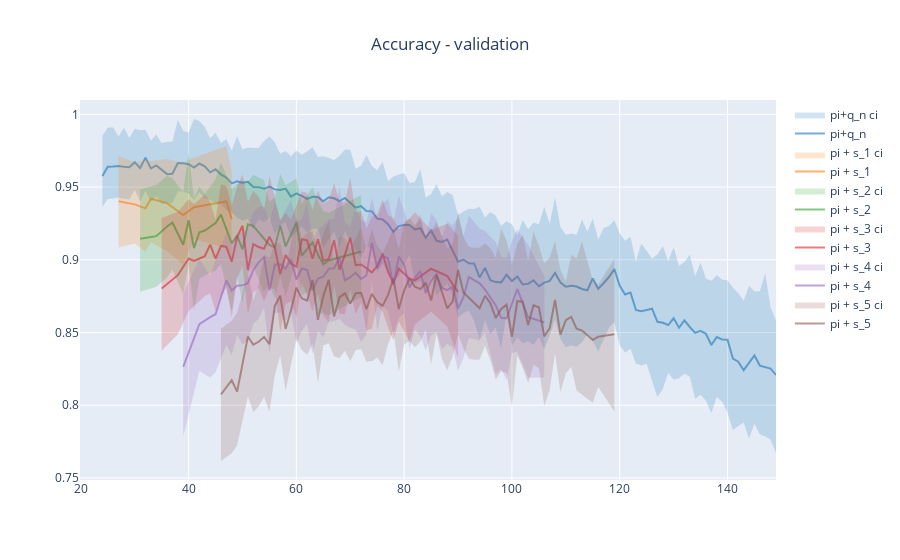
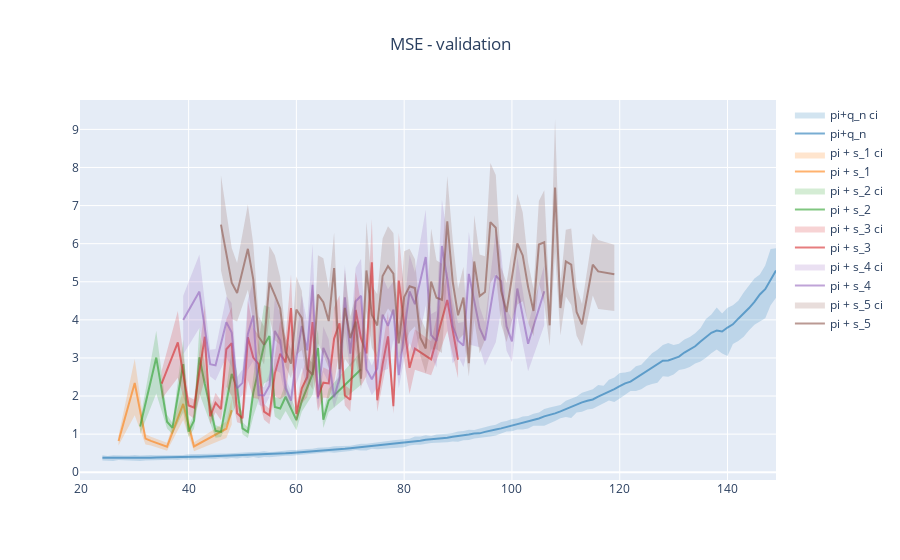

Notebook code cell kept with these figures, in order:
### Markdown cell above
## Model comparison plots

### Code cell
import plotly
import plotly.graph_objects as go
from IPython.display import IFrame

def rgb_to_rgba(color_idx, alpha=1):
    color = plotly.colors.DEFAULT_PLOTLY_COLORS[color_idx]
    return 'rgba'+color[3:-1]+', '+str(alpha)+')'

for y_name, y_u_name, y_l_name, title in [
    ['val_acc_m', 'val_acc_u', 'val_acc_l', 'Accuracy - validation'],
    ['val_mse_m', 'val_mse_u', 'val_mse_l', 'MSE - validation']
]:
    fig = go.Figure()
    
    fig.update_layout(
        title=go.layout.Title(
            text=title,
            x=0.5
        )
    )
    for plot_idx, (name, data) in enumerate(zip(
        ['pi+q_n']+ ['pi + s_'+item for item in natsorted(sum_score_stats_multi_m.keys())],
        [df_questions]+[df_sumscore for df_sumscore in df_sumscores_multi]
    )):

        x = data['drop_q'].tolist()
        y = data[y_name].tolist()
        y_u = data[y_u_name].tolist()
        y_l = data[y_l_name].tolist()
        text = data.index.values.tolist()

        fig.add_trace(go.Scatter(
            x=x+x[::-1],
            y=y_u+y_l[::-1],
            fill='toself',
            fillcolor=rgb_to_rgba(plot_idx, 0.2),
            line_color='rgba(255,255,255,0)',
            name=name+' ci'
        ))
        fig.add_trace(go.Scatter(
            x=x, y=y,
            line_color=rgb_to_rgba(plot_idx, 0.6),
            mode='lines',
            text=text,
            name=name
        ))

    fig.show()

### Figure 1 — Plotly figure (JSON) as saved in the notebook; plotly's stock layout.template omitted (floating-point values rounded to 4 significant figures; data arrays with more than 128 entries replaced by an {"elided": "..."} marker saying what was removed)
{"data": [{"fill": "toself", "fillcolor": "rgba(31, 119, 180, 0.2)", "line": {"color": "rgba(255,255,255,0)"}, "name": "pi+q_n ci", "type": "scatter", "x": {"elided": "252 int values"}, "y": {"elided": "252 float values"}}, {"line": {"color": "rgba(31, 119, 180, 0.6)"}, "mode": "lines", "name": "pi+q_n", "text": ["23 + ACSR_Q12", "24 + ACSR_Q18", "25 + FIRST_Q2", "26 + FSS_Q3", "27 + AROUSE_Q26", "28 + FSS_Q5", "29 + ACSR_Q8", "30 + BB_Q5", "31 + ACSR_Q22", "32 + TEPS_Q15", "33 + TEPS_Q2", "34 + FSS_Q6", "35 + BB_Q15", "36 + ACSR_Q9", "37 + TEPS_Q10", "38 + FIRST_Q7", "39 + TEPS_Q7", "40 + BB_Q3", "41 + BB_Q10", "42 + ACSR_Q19", "43 + TEPS_Q17", "44 + AROUSE_Q40", "45 + TEPS_Q1", "46 + ACSR_Q14", "47 + BB_Q9", "48 + PANAS_Q12", "49 + RPA_Q2", "50 + TEPS_Q11", "51 + BB_Q18", "52 + PANAS_Q10", "53 + TEPS_Q3", "54 + RPA_Q13", "55 + TEPS_Q6", "56 + PANAS_Q1", "57 + PANAS_Q14", "58 + RPA_Q8", "59 + BB_Q4", "60 + FSS_Q9", "61 + ACSR_Q1", "62 + TEPS_Q18", "63 + TEPS_Q12", "64 + ACSR_Q17", "65 + ACSR_Q7", "66 + ACSR_Q4", "67 + PANAS_Q16", "68 + AROUSE_Q36", "69 + BB_Q7", "70 + AROUSE_Q32", "71 + FSS_Q1", "72 + TEPS_Q13", "73 + FIRST_Q1", "74 + ACSR_Q6", "75 + FSS_Q2", "76 + ACSR_Q15", "77 + BB_Q20", "78 + FIRST_Q3", "79 + ACSR_Q10", "80 + FSS_Q8", "81 + BB_Q12", "82 + RRS_Q17", "83 + AROUSE_Q38", "84 + AROUSE_Q27", "85 + PANAS_Q3", "86 + PANAS_Q19", "87 + RPA_Q4", "88 + RPA_Q16", "89 + SHS_Q1", "90 + ACSR_Q23", "91 + TEPS_Q8", "92 + TEPS_Q9", "93 + TEPS_Q5", "94 + TEPS_Q4", "95 + ACSR_Q5", "96 + ACSR_Q2", "97 + ACSR_Q13", "98 + FIRST_Q5", "99 + IPIP20_Q16", "100 + FIRST_Q8", "101 + ACSR_Q16", "102 + AROUSE_Q33", "103 + AROUSE_Q30", "104 + RRS_Q6", "105 + AROUSE_Q37", "106 + TEPS_Q14", "107 + RPA_Q3", "108 + RRS_Q13", "109 + JTV_Q28", "110 + PANAS_Q17", "111 + ACSR_Q3", "112 + AROUSE_Q28", "113 + JTV_Q1", "114 + RPA_Q10", "115 + ACSR_Q24", "116 + RRS_Q11", "117 + RRS_Q26", "118 + AROUSE_Q25", "119 + IPIP20_Q1", "120 + AROUSE_Q34", "121 + FSS_Q4", "122 + TEPS_Q16", "123 + RRS_Q10", "124 + RPA_Q1", "125 + JTV_Q19", "126 + BB_Q23", "127 + JTV_Q11", "128 + JTV_Q24", "129 + JTV_Q2", "130 + BB_Q21", "131 + ACSR_Q21", "132 + FIRST_Q6", "133 + SHS_Q2", "134 + RPA_Q11", "135 + RPA_Q9", "136 + JTV_Q3", "137 + JTV_Q17", "138 + JTV_Q21", "139 + JTV_Q7", "140 + IPIP20_Q6", "141 + IPIP20_Q9", "142 + FIRST_Q9", "143 + AROUSE_Q31", "144 + PANAS_Q5", "145 + IPIP20_Q7", "146 + IPIP20_Q12", "147 + AROUSE_Q35", "148 + RPA_Q5"], "type": "scatter", "x": [24, 25, 26, 27, 28, 29, 30, 31, 32, 33, 34, 35, 36, 37, 38, 39, 40, 41, 42, 43, 44, 45, 46, 47, 48, 49, 50, 51, 52, 53, 54, 55, 56, 57, 58, 59, 60, 61, 62, 63, 64, 65, 66, 67, 68, 69, 70, 71, 72, 73, 74, 75, 76, 77, 78, 79, 80, 81, 82, 83, 84, 85, 86, 87, 88, 89, 90, 91, 92, 93, 94, 95, 96, 97, 98, 99, 100, 101, 102, 103, 104, 105, 106, 107, 108, 109, 110, 111, 112, 113, 114, 115, 116, 117, 118, 119, 120, 121, 122, 123, 124, 125, 126, 127, 128, 129, 130, 131, 132, 133, 134, 135, 136, 137, 138, 139, 140, 141, 142, 143, 144, 145, 146, 147, 148, 149], "y": [0.9577, 0.9639, 0.9641, 0.9644, 0.964, 0.9637, 0.9671, 0.963, 0.9703, 0.9629, 0.9649, 0.9622, 0.9589, 0.9592, 0.9666, 0.9664, 0.9657, 0.9634, 0.9662, 0.9642, 0.9601, 0.9622, 0.9587, 0.9566, 0.9526, 0.954, 0.9531, 0.9536, 0.95, 0.95, 0.9489, 0.9504, 0.9484, 0.948, 0.949, 0.9434, 0.9456, 0.944, 0.9419, 0.9433, 0.9432, 0.9402, 0.943, 0.9423, 0.9403, 0.9424, 0.9389, 0.9358, 0.9369, 0.9336, 0.9333, 0.9283, 0.9278, 0.9245, 0.9192, 0.9232, 0.9239, 0.924, 0.9209, 0.9218, 0.9152, 0.9202, 0.9131, 0.9123, 0.9139, 0.9059, 0.8987, 0.9001, 0.8976, 0.8974, 0.8879, 0.8945, 0.886, 0.8847, 0.8845, 0.8897, 0.8853, 0.8885, 0.8831, 0.8836, 0.8859, 0.8818, 0.8843, 0.8855, 0.891, 0.8843, 0.8815, 0.8821, 0.8817, 0.8799, 0.879, 0.8872, 0.88, 0.8839, 0.8882, 0.8937, 0.8821, 0.8761, 0.8775, 0.8655, 0.8647, 0.8655, 0.8664, 0.8574, 0.8567, 0.8552, 0.8598, 0.8533, 0.8583, 0.8538, 0.8498, 0.8512, 0.8491, 0.8414, 0.8469, 0.8453, 0.8451, 0.8321, 0.8299, 0.8241, 0.8291, 0.8342, 0.8273, 0.8263, 0.8252, 0.8208]}, {"fill": "toself", "fillcolor": "rgba(255, 127, 14, 0.2)", "line": {"color": "rgba(255,255,255,0)"}, "name": "pi + s_1 ci", "type": "scatter", "x": [27, 30, 32, 33, 36, 39, 41, 47, 48, 48, 47, 41, 39, 36, 33, 32, 30, 27], "y": [0.9714, 0.9672, 0.9687, 0.9679, 0.9692, 0.9665, 0.9701, 0.9781, 0.9607, 0.8977, 0.9081, 0.9142, 0.8966, 0.906, 0.912, 0.9057, 0.9112, 0.9085]}, {"line": {"color": "rgba(255, 127, 14, 0.6)"}, "mode": "lines", "name": "pi + s_1", "text": ["ipip_e + pi", "pi + rpa_damp", "first + pi", "panas_pos + pi", "bas + pi", "pi + psas", "pi + teps", "acs + pi", "jtv + pi"], "type": "scatter", "x": [27, 30, 32, 33, 36, 39, 41, 47, 48], "y": [0.9403, 0.9381, 0.9354, 0.942, 0.939, 0.9308, 0.9361, 0.9401, 0.9279]}, {"fill": "toself", "fillcolor": "rgba(44, 160, 44, 0.2)", "line": {"color": "rgba(255,255,255,0)"}, "name": "pi + s_2 ci", "type": "scatter", "x": [31, 34, 36, 37, 39, 40, 41, 42, 43, 45, 46, 48, 49, 50, 51, 52, 54, 55, 56, 57, 58, 60, 61, 63, 64, 65, 66, 72, 72, 66, 65, 64, 63, 61, 60, 58, 57, 56, 55, 54, 52, 51, 50, 49, 48, 46, 45, 43, 42, 41, 40, 39, 37, 36, 34, 31], "y": [0.9483, 0.9514, 0.9578, 0.9561, 0.9465, 0.9733, 0.9422, 0.9502, 0.9452, 0.9554, 0.9671, 0.9486, 0.9521, 0.9542, 0.9536, 0.9584, 0.9549, 0.9398, 0.9429, 0.959, 0.9513, 0.9559, 0.9386, 0.9499, 0.9399, 0.9336, 0.9322, 0.9446, 0.8743, 0.8619, 0.8633, 0.863, 0.8799, 0.8757, 0.9, 0.8744, 0.8891, 0.873, 0.8835, 0.8779, 0.8951, 0.8907, 0.8703, 0.8888, 0.8647, 0.8972, 0.8925, 0.8893, 0.8869, 0.865, 0.8963, 0.8766, 0.8931, 0.8879, 0.8815, 0.878]}, {"line": {"color": "rgba(44, 160, 44, 0.6)"}, "mode": "lines", "name": "pi + s_2", "text": ["ipip_a + ipip_e + pi", "ipip_e + pi + rpa_damp", "first + ipip_e + pi", "ipip_e + panas_pos + pi", "first + pi + rpa_damp", "bas + ipip_e + pi", "first + pi + rpa_posrum", "first + pi + rrs", "ipip_e + pi + psas", "bas + first + pi", "bas + panas_pos + pi", "pi + rpa_damp + teps", "panas_pos + pi + psas", "first + pi + teps", "panas_pos + pi + teps", "bas + pi + psas", "acs + pi + rpa_damp", "jtv + pi + rpa_damp", "acs + pi + rpa_posrum", "acs + panas_pos + pi", "jtv + panas_pos + pi", "acs + bas + pi", "bas + jtv + pi", "acs + pi + psas", "jtv + pi + psas", "acs + pi + teps", "jtv + pi + teps", "acs + jtv + pi"], "type": "scatter", "x": [31, 34, 36, 37, 39, 40, 41, 42, 43, 45, 46, 48, 49, 50, 51, 52, 54, 55, 56, 57, 58, 60, 61, 63, 64, 65, 66, 72], "y": [0.9145, 0.9163, 0.923, 0.9256, 0.9103, 0.9272, 0.908, 0.919, 0.9202, 0.9253, 0.9311, 0.9114, 0.9164, 0.9072, 0.9244, 0.9233, 0.9145, 0.9103, 0.9085, 0.9236, 0.9092, 0.9255, 0.9029, 0.912, 0.9035, 0.8969, 0.8995, 0.9057]}, {"fill": "toself", "fillcolor": "rgba(214, 39, 40, 0.2)", "line": {"color": "rgba(255,255,255,0)"}, "name": "pi + s_3 ci", "type": "scatter", "x": [35, 38, 40, 41, 43, 44, 45, 46, 47, 48, 49, 50, 51, 52, 53, 54, 55, 56, 57, 58, 59, 60, 61, 62, 63, 64, 65, 66, 67, 68, 69, 70, 71, 72, 73, 74, 75, 76, 77, 78, 79, 81, 82, 85, 88, 90, 90, 88, 85, 82, 81, 79, 78, 77, 76, 75, 74, 73, 72, 71, 70, 69, 68, 67, 66, 65, 64, 63, 62, 61, 60, 59, 58, 57, 56, 55, 54, 53, 52, 51, 50, 49, 48, 47, 46, 45, 44, 43, 41, 40, 38, 35], "y": [0.9288, 0.933, 0.9417, 0.9382, 0.9448, 0.9399, 0.9276, 0.9519, 0.9507, 0.9372, 0.9502, 0.9587, 0.9399, 0.9473, 0.9436, 0.9346, 0.9576, 0.9428, 0.9273, 0.9324, 0.9275, 0.9374, 0.9471, 0.946, 0.9343, 0.9476, 0.9386, 0.9409, 0.9526, 0.9401, 0.9397, 0.9564, 0.9325, 0.9335, 0.9215, 0.9293, 0.9314, 0.9414, 0.9308, 0.9287, 0.9209, 0.9283, 0.9326, 0.9206, 0.9248, 0.9165, 0.8326, 0.8541, 0.8643, 0.8557, 0.8441, 0.8576, 0.8448, 0.8535, 0.8645, 0.8684, 0.8524, 0.8515, 0.8705, 0.8625, 0.8795, 0.8628, 0.8629, 0.8827, 0.857, 0.8617, 0.8773, 0.8644, 0.8757, 0.8841, 0.8605, 0.8716, 0.8694, 0.8503, 0.8798, 0.8807, 0.8713, 0.8806, 0.8774, 0.8626, 0.8957, 0.8872, 0.8603, 0.8808, 0.875, 0.8647, 0.8769, 0.8749, 0.8683, 0.8648, 0.8488, 0.8375]}, {"line": {"color": "rgba(214, 39, 40, 0.6)"}, "mode": "lines", "name": "pi + s_3", "text": ["ipip_a + ipip_e + pi + shs", "ipip_a + ipip_e + pi + rpa_damp", "first + ipip_a + ipip_e + pi", "ipip_a + ipip_e + panas_pos + pi", "first + ipip_e + pi + rpa_damp", "bas + ipip_a + ipip_e + pi", "first + ipip_e + pi + rpa_posrum", "first + ipip_e + panas_pos + pi", "bas + ipip_e + pi + rpa_damp", "first + pi + rpa_damp + rpa_posrum", "bas + first + ipip_e + pi", "bas + ipip_e + panas_pos + pi", "first + pi + rpa_posrum + rrs", "bas + first + pi + rpa_damp", "bas + panas_pos + pi + rpa_damp", "first + ipip_e + pi + teps", "bas + first + panas_pos + pi", "bas + ipip_e + pi + psas", "first + pi + rpa_damp + teps", "panas_pos + pi + rpa_damp + teps", "ipip_e + jtv + pi + rpa_damp", "first + panas_pos + pi + teps", "acs + ipip_e + panas_pos + pi", "bas + panas_pos + pi + psas", "acs + first + pi + rpa_damp", "acs + bas + ipip_e + pi", "bas + ipip_e + jtv + pi", "acs + first + panas_pos + pi", "acs + bas + pi + rpa_damp", "ipip_e + jtv + pi + psas", "acs + bas + first + pi", "acs + bas + panas_pos + pi", "bas + jtv + pi + rrs", "acs + pi + rpa_damp + teps", "acs + panas_pos + pi + psas", "jtv + pi + psas + rrs", "acs + panas_pos + pi + teps", "acs + bas + pi + psas", "bas + jtv + pi + psas", "acs + bas + pi + teps", "acs + jtv + pi + rpa_damp", "acs + pi + psas + teps", "acs + jtv + panas_pos + pi", "acs + bas + jtv + pi", "acs + jtv + pi + psas", "acs + jtv + pi + teps"], "type": "scatter", "x": [35, 38, 40, 41, 43, 44, 45, 46, 47, 48, 49, 50, 51, 52, 53, 54, 55, 56, 57, 58, 59, 60, 61, 62, 63, 64, 65, 66, 67, 68, 69, 70, 71, 72, 73, 74, 75, 76, 77, 78, 79, 81, 82, 85, 88, 90], "y": [0.8803, 0.8894, 0.9009, 0.8992, 0.9025, 0.9105, 0.9009, 0.9095, 0.9089, 0.8987, 0.9156, 0.9234, 0.893, 0.9107, 0.9088, 0.9077, 0.9159, 0.9084, 0.8902, 0.9032, 0.8973, 0.8953, 0.9141, 0.9134, 0.9007, 0.9142, 0.8994, 0.9005, 0.9134, 0.8931, 0.9034, 0.9153, 0.8963, 0.8968, 0.8943, 0.8912, 0.8957, 0.9043, 0.8918, 0.8839, 0.8938, 0.8871, 0.8859, 0.8938, 0.8888, 0.8778]}, {"fill": "toself", "fillcolor": "rgba(148, 103, 189, 0.2)", "line": {"color": "rgba(255,255,255,0)"}, "name": "pi + s_4 ci", "type": "scatter", "x": [39, 42, 44, 45, 47, 48, 49, 50, 51, 52, 53, 54, 55, 56, 57, 58, 59, 60, 61, 62, 63, 64, 65, 66, 67, 68, 69, 70, 71, 72, 73, 74, 75, 76, 77, 78, 79, 80, 81, 82, 83, 84, 85, 86, 87, 88, 89, 90, 91, 92, 94, 95, 97, 98, 99, 100, 101, 103, 106, 106, 103, 101, 100, 99, 98, 97, 95, 94, 92, 91, 90, 89, 88, 87, 86, 85, 84, 83, 82, 81, 80, 79, 78, 77, 76, 75, 74, 73, 72, 71, 70, 69, 68, 67, 66, 65, 64, 63, 62, 61, 60, 59, 58, 57, 56, 55, 54, 53, 52, 51, 50, 49, 48, 47, 45, 44, 42, 39], "y": [0.877, 0.9005, 0.889, 0.9, 0.9189, 0.9116, 0.9186, 0.9187, 0.9216, 0.9327, 0.9364, 0.9369, 0.926, 0.9402, 0.9267, 0.9348, 0.941, 0.9268, 0.9279, 0.9399, 0.912, 0.9212, 0.9236, 0.9277, 0.9282, 0.9503, 0.9256, 0.923, 0.9361, 0.9274, 0.9256, 0.9424, 0.9278, 0.9385, 0.9419, 0.926, 0.9442, 0.933, 0.9228, 0.9222, 0.9313, 0.9149, 0.9321, 0.9272, 0.9156, 0.9263, 0.9238, 0.929, 0.9165, 0.9302, 0.9215, 0.9198, 0.9121, 0.9021, 0.9013, 0.9131, 0.9207, 0.9102, 0.889, 0.819, 0.8189, 0.8368, 0.8358, 0.8174, 0.8252, 0.8212, 0.8499, 0.8445, 0.8463, 0.8326, 0.8238, 0.8399, 0.8423, 0.8383, 0.8503, 0.8482, 0.8376, 0.8474, 0.8523, 0.8389, 0.863, 0.8603, 0.8488, 0.8647, 0.8685, 0.8509, 0.8862, 0.8487, 0.8435, 0.8521, 0.853, 0.8553, 0.8594, 0.8579, 0.8575, 0.8467, 0.8512, 0.8351, 0.8559, 0.851, 0.8429, 0.8641, 0.8579, 0.8637, 0.8633, 0.8351, 0.867, 0.8595, 0.8558, 0.8443, 0.8418, 0.8483, 0.8346, 0.8416, 0.8228, 0.819, 0.8236, 0.7787]}, {"line": {"color": "rgba(148, 103, 189, 0.6)"}, "mode": "lines", "name": "pi + s_4", "text": ["ipip_a + ipip_e + ipip_n + pi + shs", "ipip_a + ipip_e + pi + rpa_damp + shs", "first + ipip_a + ipip_e + pi + shs", "ipip_a + ipip_e + panas_pos + pi + shs", "first + ipip_a + ipip_e + pi + rpa_damp", "ipip_a + ipip_e + panas_pos + pi + rpa_damp", "first + ipip_a + ipip_e + pi + rpa_posrum", "ipip_a + ipip_e + panas_pos + pi + rpa_posrum", "bas + ipip_a + ipip_e + pi + rpa_damp", "first + ipip_e + pi + rpa_damp + rpa_posrum", "bas + first + ipip_a + ipip_e + pi", "bas + ipip_a + ipip_e + panas_pos + pi", "first + ipip_e + panas_pos + pi + rpa_posrum", "bas + first + ipip_e + pi + rpa_damp", "bas + ipip_e + panas_pos + pi + rpa_damp", "bas + first + ipip_e + pi + rpa_posrum", "bas + first + ipip_e + panas_pos + pi", "bas + ipip_a + ipip_e + pi + psas", "first + ipip_e + pi + rpa_damp + teps", "bas + first + panas_pos + pi + rpa_damp", "bas + ipip_e + pi + psas + rpa_damp", "first + ipip_e + panas_pos + pi + teps", "bas + ipip_e + pi + psas + rpa_posrum", "bas + ipip_e + panas_pos + pi + psas", "bas + first + ipip_e + pi + teps", "acs + bas + ipip_a + ipip_e + pi", "ipip_e + jtv + panas_pos + pi + rpa_damp", "first + ipip_e + jtv + pi + rpa_posrum", "acs + bas + ipip_e + pi + rpa_damp", "bas + ipip_e + jtv + pi + rpa_damp", "acs + bas + first + ipip_e + pi", "acs + bas + ipip_e + panas_pos + pi", "bas + ipip_e + jtv + panas_pos + pi", "acs + bas + first + pi + rpa_damp", "acs + bas + panas_pos + pi + rpa_damp", "ipip_e + jtv + panas_pos + pi + psas", "acs + bas + first + panas_pos + pi", "acs + bas + ipip_e + pi + psas", "bas + jtv + panas_pos + pi + rrs", "first + jtv + pi + rpa_damp + teps", "acs + bas + pi + psas + rpa_damp", "bas + jtv + pi + psas + rpa_damp", "acs + bas + pi + psas + rpa_posrum", "acs + bas + panas_pos + pi + psas", "bas + jtv + pi + psas + rrs", "acs + pi + psas + rpa_damp + teps", "acs + bas + ipip_e + jtv + pi", "acs + pi + psas + rpa_posrum + teps", "acs + panas_pos + pi + psas + teps", "acs + bas + jtv + pi + rpa_damp", "acs + bas + first + jtv + pi", "acs + bas + jtv + panas_pos + pi", "acs + jtv + pi + rpa_damp + teps", "acs + jtv + panas_pos + pi + psas", "acs + first + jtv + pi + teps", "acs + jtv + panas_pos + pi + teps", "acs + bas + jtv + pi + psas", "acs + bas + jtv + pi + teps", "acs + jtv + pi + psas + teps"], "type": "scatter", "x": [39, 42, 44, 45, 47, 48, 49, 50, 51, 52, 53, 54, 55, 56, 57, 58, 59, 60, 61, 62, 63, 64, 65, 66, 67, 68, 69, 70, 71, 72, 73, 74, 75, 76, 77, 78, 79, 80, 81, 82, 83, 84, 85, 86, 87, 88, 89, 90, 91, 92, 94, 95, 97, 98, 99, 100, 101, 103, 106], "y": [0.8264, 0.8558, 0.8606, 0.8626, 0.8858, 0.8789, 0.8822, 0.8824, 0.8839, 0.8929, 0.8983, 0.902, 0.8791, 0.8967, 0.8969, 0.894, 0.9006, 0.8865, 0.894, 0.893, 0.8791, 0.8872, 0.8884, 0.8938, 0.8942, 0.9017, 0.8859, 0.8881, 0.8911, 0.8868, 0.8894, 0.9116, 0.894, 0.9028, 0.901, 0.8826, 0.9022, 0.8966, 0.881, 0.8877, 0.8922, 0.877, 0.8856, 0.8902, 0.8807, 0.8792, 0.8815, 0.8666, 0.8743, 0.8882, 0.8838, 0.8795, 0.8686, 0.8601, 0.8597, 0.8691, 0.8799, 0.8605, 0.8571]}, {"fill": "toself", "fillcolor": "rgba(140, 86, 75, 0.2)", "line": {"color": "rgba(255,255,255,0)"}, "name": "pi + s_5 ci", "type": "scatter", "x": {"elided": "138 int values"}, "y": {"elided": "138 float values"}}, {"line": {"color": "rgba(140, 86, 75, 0.6)"}, "mode": "lines", "name": "pi + s_5", "text": ["ipip_a + ipip_e + ipip_n + pi + rpa_damp + shs", "ipip_a + ipip_e + ipip_n + pi + rpa_posrum + shs", "ipip_a + ipip_e + ipip_n + panas_pos + pi + shs", "ipip_a + ipip_e + pi + rpa_damp + rpa_posrum + shs", "ipip_a + ipip_e + panas_pos + pi + rpa_damp + shs", "first + ipip_a + ipip_e + pi + rpa_posrum + shs", "first + ipip_a + ipip_e + panas_pos + pi + shs", "bas + ipip_a + ipip_e + pi + rpa_damp + shs", "first + ipip_a + ipip_e + pi + rpa_damp + rpa_posrum", "first + ipip_a + ipip_e + panas_pos + pi + rpa_damp", "bas + ipip_a + ipip_e + panas_pos + pi + shs", "first + ipip_a + ipip_e + panas_pos + pi + rpa_posrum", "bas + first + ipip_a + ipip_e + pi + rpa_damp", "bas + ipip_a + ipip_e + panas_pos + pi + rpa_damp", "bas + first + ipip_a + ipip_e + pi + rpa_posrum", "bas + first + ipip_a + ipip_e + panas_pos + pi", "bas + ipip_a + ipip_e + panas_pos + pi + rrs", "bas + first + ipip_e + pi + rpa_damp + rpa_posrum", "bas + first + ipip_e + panas_pos + pi + rpa_damp", "bas + ipip_a + ipip_e + pi + psas + rpa_damp", "bas + first + ipip_e + panas_pos + pi + rpa_posrum", "bas + first + ipip_e + panas_pos + pi + rrs", "bas + ipip_a + ipip_e + panas_pos + pi + psas", "first + ipip_e + panas_pos + pi + rpa_damp + teps", "bas + ipip_a + ipip_e + panas_pos + pi + teps", "bas + ipip_e + panas_pos + pi + psas + rpa_damp", "bas + first + ipip_e + pi + rpa_damp + teps", "bas + ipip_e + panas_pos + pi + rpa_damp + teps", "bas + ipip_a + ipip_e + jtv + pi + rpa_damp", "first + ipip_e + jtv + pi + rpa_damp + rpa_posrum", "first + ipip_e + jtv + panas_pos + pi + rpa_damp", "bas + ipip_a + ipip_e + jtv + panas_pos + pi", "acs + bas + first + ipip_a + pi + rpa_damp", "bas + first + ipip_a + jtv + pi + rpa_damp", "bas + ipip_e + jtv + panas_pos + pi + rpa_damp", "bas + first + ipip_e + jtv + pi + rpa_posrum", "bas + first + ipip_e + jtv + panas_pos + pi", "acs + bas + first + pi + rpa_damp + rpa_posrum", "acs + bas + first + panas_pos + pi + rpa_damp", "bas + first + jtv + panas_pos + pi + rpa_damp", "ipip_a + jtv + panas_pos + pi + psas + rrs", "acs + bas + first + panas_pos + pi + rrs", "acs + bas + ipip_e + panas_pos + pi + psas", "bas + ipip_e + jtv + panas_pos + pi + psas", "acs + bas + ipip_e + panas_pos + pi + teps", "acs + bas + panas_pos + pi + psas + rpa_damp", "acs + bas + first + pi + rpa_damp + teps", "bas + first + jtv + pi + rpa_damp + teps", "acs + bas + ipip_e + jtv + pi + rpa_damp", "bas + jtv + panas_pos + pi + psas + rrs", "acs + bas + first + ipip_e + jtv + pi", "acs + bas + ipip_e + jtv + panas_pos + pi", "acs + first + panas_pos + pi + psas + teps", "acs + bas + first + jtv + pi + rpa_damp", "acs + bas + jtv + panas_pos + pi + rpa_damp", "acs + bas + first + pi + psas + teps", "acs + bas + first + jtv + panas_pos + pi", "acs + bas + ipip_e + jtv + pi + psas", "acs + first + jtv + pi + rpa_damp + teps", "acs + bas + ipip_a + jtv + pi + teps", "acs + bas + jtv + pi + psas + rpa_damp", "acs + first + jtv + panas_pos + pi + teps", "acs + bas + jtv + pi + psas + rpa_posrum", "acs + bas + jtv + panas_pos + pi + psas", "acs + bas + first + jtv + pi + teps", "acs + bas + jtv + panas_pos + pi + teps", "acs + jtv + pi + psas + rpa_posrum + teps", "acs + jtv + panas_pos + pi + psas + teps", "acs + bas + jtv + pi + psas + teps"], "type": "scatter", "x": [46, 48, 49, 51, 52, 53, 54, 55, 56, 57, 58, 59, 60, 61, 62, 63, 64, 65, 66, 67, 68, 69, 70, 71, 72, 73, 74, 75, 76, 77, 78, 79, 80, 81, 82, 83, 84, 85, 86, 87, 88, 89, 90, 91, 92, 93, 94, 95, 96, 97, 98, 99, 100, 101, 102, 103, 104, 105, 106, 107, 108, 109, 110, 111, 112, 113, 115, 116, 119], "y": [0.8074, 0.8172, 0.8093, 0.8472, 0.8417, 0.8436, 0.847, 0.8421, 0.8683, 0.8753, 0.8525, 0.8651, 0.8809, 0.8735, 0.8719, 0.8862, 0.8587, 0.8751, 0.8863, 0.861, 0.8742, 0.877, 0.8699, 0.877, 0.8773, 0.866, 0.8766, 0.8709, 0.8683, 0.8757, 0.8872, 0.8662, 0.8789, 0.8872, 0.8815, 0.8799, 0.8842, 0.872, 0.8897, 0.8774, 0.8665, 0.8714, 0.8931, 0.8775, 0.874, 0.8702, 0.8667, 0.8753, 0.8701, 0.8599, 0.8662, 0.8692, 0.8471, 0.8716, 0.8712, 0.8551, 0.8687, 0.8674, 0.8474, 0.8529, 0.8725, 0.8485, 0.8586, 0.8608, 0.8526, 0.8514, 0.8449, 0.8471, 0.8489]}], "layout": {"title": {"text": "Accuracy - validation", "x": 0.5}}}

### Figure 2 — Plotly figure (JSON) as saved in the notebook; plotly's stock layout.template omitted (floating-point values rounded to 4 significant figures; data arrays with more than 128 entries replaced by an {"elided": "..."} marker saying what was removed)
{"data": [{"fill": "toself", "fillcolor": "rgba(31, 119, 180, 0.2)", "line": {"color": "rgba(255,255,255,0)"}, "name": "pi+q_n ci", "type": "scatter", "x": {"elided": "252 int values"}, "y": {"elided": "252 float values"}}, {"line": {"color": "rgba(31, 119, 180, 0.6)"}, "mode": "lines", "name": "pi+q_n", "text": ["23 + ACSR_Q12", "24 + ACSR_Q18", "25 + FIRST_Q2", "26 + FSS_Q3", "27 + AROUSE_Q26", "28 + FSS_Q5", "29 + ACSR_Q8", "30 + BB_Q5", "31 + ACSR_Q22", "32 + TEPS_Q15", "33 + TEPS_Q2", "34 + FSS_Q6", "35 + BB_Q15", "36 + ACSR_Q9", "37 + TEPS_Q10", "38 + FIRST_Q7", "39 + TEPS_Q7", "40 + BB_Q3", "41 + BB_Q10", "42 + ACSR_Q19", "43 + TEPS_Q17", "44 + AROUSE_Q40", "45 + TEPS_Q1", "46 + ACSR_Q14", "47 + BB_Q9", "48 + PANAS_Q12", "49 + RPA_Q2", "50 + TEPS_Q11", "51 + BB_Q18", "52 + PANAS_Q10", "53 + TEPS_Q3", "54 + RPA_Q13", "55 + TEPS_Q6", "56 + PANAS_Q1", "57 + PANAS_Q14", "58 + RPA_Q8", "59 + BB_Q4", "60 + FSS_Q9", "61 + ACSR_Q1", "62 + TEPS_Q18", "63 + TEPS_Q12", "64 + ACSR_Q17", "65 + ACSR_Q7", "66 + ACSR_Q4", "67 + PANAS_Q16", "68 + AROUSE_Q36", "69 + BB_Q7", "70 + AROUSE_Q32", "71 + FSS_Q1", "72 + TEPS_Q13", "73 + FIRST_Q1", "74 + ACSR_Q6", "75 + FSS_Q2", "76 + ACSR_Q15", "77 + BB_Q20", "78 + FIRST_Q3", "79 + ACSR_Q10", "80 + FSS_Q8", "81 + BB_Q12", "82 + RRS_Q17", "83 + AROUSE_Q38", "84 + AROUSE_Q27", "85 + PANAS_Q3", "86 + PANAS_Q19", "87 + RPA_Q4", "88 + RPA_Q16", "89 + SHS_Q1", "90 + ACSR_Q23", "91 + TEPS_Q8", "92 + TEPS_Q9", "93 + TEPS_Q5", "94 + TEPS_Q4", "95 + ACSR_Q5", "96 + ACSR_Q2", "97 + ACSR_Q13", "98 + FIRST_Q5", "99 + IPIP20_Q16", "100 + FIRST_Q8", "101 + ACSR_Q16", "102 + AROUSE_Q33", "103 + AROUSE_Q30", "104 + RRS_Q6", "105 + AROUSE_Q37", "106 + TEPS_Q14", "107 + RPA_Q3", "108 + RRS_Q13", "109 + JTV_Q28", "110 + PANAS_Q17", "111 + ACSR_Q3", "112 + AROUSE_Q28", "113 + JTV_Q1", "114 + RPA_Q10", "115 + ACSR_Q24", "116 + RRS_Q11", "117 + RRS_Q26", "118 + AROUSE_Q25", "119 + IPIP20_Q1", "120 + AROUSE_Q34", "121 + FSS_Q4", "122 + TEPS_Q16", "123 + RRS_Q10", "124 + RPA_Q1", "125 + JTV_Q19", "126 + BB_Q23", "127 + JTV_Q11", "128 + JTV_Q24", "129 + JTV_Q2", "130 + BB_Q21", "131 + ACSR_Q21", "132 + FIRST_Q6", "133 + SHS_Q2", "134 + RPA_Q11", "135 + RPA_Q9", "136 + JTV_Q3", "137 + JTV_Q17", "138 + JTV_Q21", "139 + JTV_Q7", "140 + IPIP20_Q6", "141 + IPIP20_Q9", "142 + FIRST_Q9", "143 + AROUSE_Q31", "144 + PANAS_Q5", "145 + IPIP20_Q7", "146 + IPIP20_Q12", "147 + AROUSE_Q35", "148 + RPA_Q5"], "type": "scatter", "x": [24, 25, 26, 27, 28, 29, 30, 31, 32, 33, 34, 35, 36, 37, 38, 39, 40, 41, 42, 43, 44, 45, 46, 47, 48, 49, 50, 51, 52, 53, 54, 55, 56, 57, 58, 59, 60, 61, 62, 63, 64, 65, 66, 67, 68, 69, 70, 71, 72, 73, 74, 75, 76, 77, 78, 79, 80, 81, 82, 83, 84, 85, 86, 87, 88, 89, 90, 91, 92, 93, 94, 95, 96, 97, 98, 99, 100, 101, 102, 103, 104, 105, 106, 107, 108, 109, 110, 111, 112, 113, 114, 115, 116, 117, 118, 119, 120, 121, 122, 123, 124, 125, 126, 127, 128, 129, 130, 131, 132, 133, 134, 135, 136, 137, 138, 139, 140, 141, 142, 143, 144, 145, 146, 147, 148, 149], "y": [0.3796, 0.3723, 0.3737, 0.3772, 0.379, 0.3768, 0.3796, 0.3807, 0.3803, 0.3823, 0.387, 0.3868, 0.3916, 0.3874, 0.3951, 0.3989, 0.4011, 0.4063, 0.4073, 0.4125, 0.4168, 0.4188, 0.4226, 0.4289, 0.4334, 0.4387, 0.4446, 0.4509, 0.4546, 0.4625, 0.47, 0.4707, 0.4793, 0.4876, 0.4962, 0.5074, 0.5163, 0.5241, 0.5374, 0.5492, 0.5582, 0.5744, 0.5838, 0.5953, 0.6056, 0.6136, 0.6311, 0.6457, 0.6583, 0.6735, 0.6913, 0.6984, 0.7163, 0.7228, 0.7372, 0.7536, 0.7782, 0.7908, 0.8109, 0.8281, 0.8523, 0.8617, 0.8806, 0.8959, 0.9049, 0.93, 0.9443, 0.9691, 0.9877, 1.013, 1.021, 1.059, 1.082, 1.119, 1.151, 1.187, 1.225, 1.26, 1.305, 1.331, 1.361, 1.411, 1.466, 1.502, 1.545, 1.597, 1.659, 1.717, 1.78, 1.835, 1.879, 1.909, 1.984, 2.045, 2.127, 2.183, 2.259, 2.332, 2.376, 2.469, 2.549, 2.654, 2.742, 2.842, 2.929, 2.935, 2.976, 3.034, 3.141, 3.227, 3.307, 3.433, 3.551, 3.66, 3.72, 3.693, 3.799, 3.883, 4.031, 4.161, 4.31, 4.471, 4.668, 4.806, 5.049, 5.294]}, {"fill": "toself", "fillcolor": "rgba(255, 127, 14, 0.2)", "line": {"color": "rgba(255,255,255,0)"}, "name": "pi + s_1 ci", "type": "scatter", "x": [27, 30, 32, 33, 36, 39, 41, 47, 48, 48, 47, 41, 39, 36, 33, 32, 30, 27], "y": [0.9593, 2.972, 1.002, 0.9331, 0.7738, 2.16, 0.7878, 1.333, 1.914, 1.255, 0.9011, 0.5483, 1.369, 0.5635, 0.7023, 0.7267, 1.494, 0.702]}, {"line": {"color": "rgba(255, 127, 14, 0.6)"}, "mode": "lines", "name": "pi + s_1", "text": ["ipip_e + pi", "pi + rpa_damp", "first + pi", "panas_pos + pi", "bas + pi", "pi + psas", "pi + teps", "acs + pi", "jtv + pi"], "type": "scatter", "x": [27, 30, 32, 33, 36, 39, 41, 47, 48], "y": [0.8225, 2.342, 0.8816, 0.823, 0.6718, 1.793, 0.6767, 1.142, 1.631]}, {"fill": "toself", "fillcolor": "rgba(44, 160, 44, 0.2)", "line": {"color": "rgba(255,255,255,0)"}, "name": "pi + s_2 ci", "type": "scatter", "x": [31, 34, 36, 37, 39, 40, 41, 42, 43, 45, 46, 48, 49, 50, 51, 52, 54, 55, 56, 57, 58, 60, 61, 63, 64, 65, 66, 72, 72, 66, 65, 64, 63, 61, 60, 58, 57, 56, 55, 54, 52, 51, 50, 49, 48, 46, 45, 43, 42, 41, 40, 39, 37, 36, 34, 31], "y": [1.357, 3.712, 1.51, 1.292, 3.477, 1.215, 1.529, 3.794, 2.819, 1.242, 1.176, 3.23, 2.631, 1.311, 1.178, 2.51, 4.386, 4.339, 1.967, 1.947, 2.335, 1.595, 2.187, 3.106, 3.742, 1.567, 2.19, 3.174, 2.298, 1.579, 1.161, 2.637, 2.035, 1.588, 1.102, 1.604, 1.36, 1.463, 2.416, 2.33, 1.456, 0.9017, 0.9994, 1.826, 1.515, 0.9223, 0.9072, 1.668, 2.066, 1.14, 0.92, 1.566, 0.9976, 1.145, 2.064, 0.9958]}, {"line": {"color": "rgba(44, 160, 44, 0.6)"}, "mode": "lines", "name": "pi + s_2", "text": ["ipip_a + ipip_e + pi", "ipip_e + pi + rpa_damp", "first + ipip_e + pi", "ipip_e + panas_pos + pi", "first + pi + rpa_damp", "bas + ipip_e + pi", "first + pi + rpa_posrum", "first + pi + rrs", "ipip_e + pi + psas", "bas + first + pi", "bas + panas_pos + pi", "pi + rpa_damp + teps", "panas_pos + pi + psas", "first + pi + teps", "panas_pos + pi + teps", "bas + pi + psas", "acs + pi + rpa_damp", "jtv + pi + rpa_damp", "acs + pi + rpa_posrum", "acs + panas_pos + pi", "jtv + panas_pos + pi", "acs + bas + pi", "bas + jtv + pi", "acs + pi + psas", "jtv + pi + psas", "acs + pi + teps", "jtv + pi + teps", "acs + jtv + pi"], "type": "scatter", "x": [31, 34, 36, 37, 39, 40, 41, 42, 43, 45, 46, 48, 49, 50, 51, 52, 54, 55, 56, 57, 58, 60, 61, 63, 64, 65, 66, 72], "y": [1.198, 3.009, 1.326, 1.166, 2.836, 1.066, 1.354, 3.019, 2.318, 1.086, 1.06, 2.584, 2.207, 1.149, 1.055, 2.083, 3.336, 3.574, 1.71, 1.672, 1.982, 1.367, 1.867, 2.575, 3.262, 1.381, 1.885, 2.704]}, {"fill": "toself", "fillcolor": "rgba(214, 39, 40, 0.2)", "line": {"color": "rgba(255,255,255,0)"}, "name": "pi + s_3 ci", "type": "scatter", "x": [35, 38, 40, 41, 43, 44, 45, 46, 47, 48, 49, 50, 51, 52, 53, 54, 55, 56, 57, 58, 59, 60, 61, 62, 63, 64, 65, 66, 67, 68, 69, 70, 71, 72, 73, 74, 75, 76, 77, 78, 79, 81, 82, 85, 88, 90, 90, 88, 85, 82, 81, 79, 78, 77, 76, 75, 74, 73, 72, 71, 70, 69, 68, 67, 66, 65, 64, 63, 62, 61, 60, 59, 58, 57, 56, 55, 54, 53, 52, 51, 50, 49, 48, 47, 46, 45, 44, 43, 41, 40, 38, 35], "y": [2.664, 4.231, 1.984, 1.911, 4.39, 1.641, 2.083, 1.879, 4.018, 4.34, 1.796, 1.579, 4.503, 3.791, 3.587, 1.792, 1.669, 3.053, 3.986, 3.545, 5.188, 1.713, 2.59, 3.0, 5.03, 2.206, 2.753, 2.683, 4.324, 4.645, 2.284, 2.177, 5.258, 4.368, 3.601, 6.654, 2.159, 3.307, 4.213, 1.953, 6.282, 3.161, 3.753, 3.437, 5.257, 3.414, 2.464, 3.707, 2.547, 2.689, 2.056, 3.811, 1.537, 3.061, 2.353, 1.585, 4.045, 2.52, 2.265, 3.224, 1.586, 1.753, 3.204, 2.331, 1.944, 1.961, 1.603, 2.696, 1.969, 1.807, 1.304, 3.136, 2.021, 1.914, 2.001, 1.261, 1.378, 1.924, 1.95, 2.417, 1.268, 1.313, 1.992, 2.244, 1.368, 1.576, 1.261, 2.439, 1.414, 1.507, 2.483, 1.922]}, {"line": {"color": "rgba(214, 39, 40, 0.6)"}, "mode": "lines", "name": "pi + s_3", "text": ["ipip_a + ipip_e + pi + shs", "ipip_a + ipip_e + pi + rpa_damp", "first + ipip_a + ipip_e + pi", "ipip_a + ipip_e + panas_pos + pi", "first + ipip_e + pi + rpa_damp", "bas + ipip_a + ipip_e + pi", "first + ipip_e + pi + rpa_posrum", "first + ipip_e + panas_pos + pi", "bas + ipip_e + pi + rpa_damp", "first + pi + rpa_damp + rpa_posrum", "bas + first + ipip_e + pi", "bas + ipip_e + panas_pos + pi", "first + pi + rpa_posrum + rrs", "bas + first + pi + rpa_damp", "bas + panas_pos + pi + rpa_damp", "first + ipip_e + pi + teps", "bas + first + panas_pos + pi", "bas + ipip_e + pi + psas", "first + pi + rpa_damp + teps", "panas_pos + pi + rpa_damp + teps", "ipip_e + jtv + pi + rpa_damp", "first + panas_pos + pi + teps", "acs + ipip_e + panas_pos + pi", "bas + panas_pos + pi + psas", "acs + first + pi + rpa_damp", "acs + bas + ipip_e + pi", "bas + ipip_e + jtv + pi", "acs + first + panas_pos + pi", "acs + bas + pi + rpa_damp", "ipip_e + jtv + pi + psas", "acs + bas + first + pi", "acs + bas + panas_pos + pi", "bas + jtv + pi + rrs", "acs + pi + rpa_damp + teps", "acs + panas_pos + pi + psas", "jtv + pi + psas + rrs", "acs + panas_pos + pi + teps", "acs + bas + pi + psas", "bas + jtv + pi + psas", "acs + bas + pi + teps", "acs + jtv + pi + rpa_damp", "acs + pi + psas + teps", "acs + jtv + panas_pos + pi", "acs + bas + jtv + pi", "acs + jtv + pi + psas", "acs + jtv + pi + teps"], "type": "scatter", "x": [35, 38, 40, 41, 43, 44, 45, 46, 47, 48, 49, 50, 51, 52, 53, 54, 55, 56, 57, 58, 59, 60, 61, 62, 63, 64, 65, 66, 67, 68, 69, 70, 71, 72, 73, 74, 75, 76, 77, 78, 79, 81, 82, 85, 88, 90], "y": [2.326, 3.41, 1.751, 1.698, 3.556, 1.469, 1.818, 1.658, 3.228, 3.389, 1.55, 1.417, 3.541, 3.01, 2.84, 1.592, 1.494, 2.591, 3.109, 2.884, 4.311, 1.528, 2.205, 2.492, 3.941, 1.985, 2.351, 2.332, 3.508, 3.91, 2.015, 1.905, 4.259, 3.513, 3.12, 5.514, 1.888, 2.833, 3.565, 1.736, 5.029, 2.742, 3.246, 2.964, 4.522, 2.953]}, {"fill": "toself", "fillcolor": "rgba(148, 103, 189, 0.2)", "line": {"color": "rgba(255,255,255,0)"}, "name": "pi + s_4 ci", "type": "scatter", "x": [39, 42, 44, 45, 47, 48, 49, 50, 51, 52, 53, 54, 55, 56, 57, 58, 59, 60, 61, 62, 63, 64, 65, 66, 67, 68, 69, 70, 71, 72, 73, 74, 75, 76, 77, 78, 79, 80, 81, 82, 83, 84, 85, 86, 87, 88, 89, 90, 91, 92, 94, 95, 97, 98, 99, 100, 101, 103, 106, 106, 103, 101, 100, 99, 98, 97, 95, 94, 92, 91, 90, 89, 88, 87, 86, 85, 84, 83, 82, 81, 80, 79, 78, 77, 76, 75, 74, 73, 72, 71, 70, 69, 68, 67, 66, 65, 64, 63, 62, 61, 60, 59, 58, 57, 56, 55, 54, 53, 52, 51, 50, 49, 48, 47, 45, 44, 42, 39], "y": [4.634, 5.712, 3.215, 3.236, 4.617, 4.442, 2.499, 2.705, 4.527, 5.048, 2.285, 2.233, 2.599, 4.571, 4.169, 2.461, 2.136, 3.502, 4.652, 3.959, 5.989, 2.238, 3.828, 3.494, 2.237, 2.854, 5.448, 3.613, 5.371, 5.605, 3.114, 2.803, 3.165, 5.128, 4.804, 5.015, 2.954, 4.287, 5.716, 5.242, 6.112, 6.892, 4.153, 4.236, 7.157, 6.24, 4.544, 3.916, 3.947, 6.314, 4.342, 3.936, 6.357, 5.791, 4.298, 4.002, 5.653, 3.885, 5.442, 3.856, 2.653, 4.095, 2.895, 3.189, 4.258, 3.414, 2.802, 3.283, 3.354, 2.763, 3.048, 2.856, 3.802, 4.928, 2.75, 3.043, 4.38, 3.665, 3.06, 3.395, 2.975, 2.206, 3.478, 2.709, 2.663, 2.228, 2.023, 2.368, 3.596, 3.395, 2.685, 3.665, 2.142, 1.682, 2.338, 2.632, 1.677, 3.537, 2.219, 2.739, 2.313, 1.634, 1.913, 2.608, 2.685, 1.975, 1.713, 1.773, 2.921, 2.689, 2.019, 1.885, 2.764, 3.019, 2.411, 2.513, 3.786, 3.091]}, {"line": {"color": "rgba(148, 103, 189, 0.6)"}, "mode": "lines", "name": "pi + s_4", "text": ["ipip_a + ipip_e + ipip_n + pi + shs", "ipip_a + ipip_e + pi + rpa_damp + shs", "first + ipip_a + ipip_e + pi + shs", "ipip_a + ipip_e + panas_pos + pi + shs", "first + ipip_a + ipip_e + pi + rpa_damp", "ipip_a + ipip_e + panas_pos + pi + rpa_damp", "first + ipip_a + ipip_e + pi + rpa_posrum", "ipip_a + ipip_e + panas_pos + pi + rpa_posrum", "bas + ipip_a + ipip_e + pi + rpa_damp", "first + ipip_e + pi + rpa_damp + rpa_posrum", "bas + first + ipip_a + ipip_e + pi", "bas + ipip_a + ipip_e + panas_pos + pi", "first + ipip_e + panas_pos + pi + rpa_posrum", "bas + first + ipip_e + pi + rpa_damp", "bas + ipip_e + panas_pos + pi + rpa_damp", "bas + first + ipip_e + pi + rpa_posrum", "bas + first + ipip_e + panas_pos + pi", "bas + ipip_a + ipip_e + pi + psas", "first + ipip_e + pi + rpa_damp + teps", "bas + first + panas_pos + pi + rpa_damp", "bas + ipip_e + pi + psas + rpa_damp", "first + ipip_e + panas_pos + pi + teps", "bas + ipip_e + pi + psas + rpa_posrum", "bas + ipip_e + panas_pos + pi + psas", "bas + first + ipip_e + pi + teps", "acs + bas + ipip_a + ipip_e + pi", "ipip_e + jtv + panas_pos + pi + rpa_damp", "first + ipip_e + jtv + pi + rpa_posrum", "acs + bas + ipip_e + pi + rpa_damp", "bas + ipip_e + jtv + pi + rpa_damp", "acs + bas + first + ipip_e + pi", "acs + bas + ipip_e + panas_pos + pi", "bas + ipip_e + jtv + panas_pos + pi", "acs + bas + first + pi + rpa_damp", "acs + bas + panas_pos + pi + rpa_damp", "ipip_e + jtv + panas_pos + pi + psas", "acs + bas + first + panas_pos + pi", "acs + bas + ipip_e + pi + psas", "bas + jtv + panas_pos + pi + rrs", "first + jtv + pi + rpa_damp + teps", "acs + bas + pi + psas + rpa_damp", "bas + jtv + pi + psas + rpa_damp", "acs + bas + pi + psas + rpa_posrum", "acs + bas + panas_pos + pi + psas", "bas + jtv + pi + psas + rrs", "acs + pi + psas + rpa_damp + teps", "acs + bas + ipip_e + jtv + pi", "acs + pi + psas + rpa_posrum + teps", "acs + panas_pos + pi + psas + teps", "acs + bas + jtv + pi + rpa_damp", "acs + bas + first + jtv + pi", "acs + bas + jtv + panas_pos + pi", "acs + jtv + pi + rpa_damp + teps", "acs + jtv + panas_pos + pi + psas", "acs + first + jtv + pi + teps", "acs + jtv + panas_pos + pi + teps", "acs + bas + jtv + pi + psas", "acs + bas + jtv + pi + teps", "acs + jtv + pi + psas + teps"], "type": "scatter", "x": [39, 42, 44, 45, 47, 48, 49, 50, 51, 52, 53, 54, 55, 56, 57, 58, 59, 60, 61, 62, 63, 64, 65, 66, 67, 68, 69, 70, 71, 72, 73, 74, 75, 76, 77, 78, 79, 80, 81, 82, 83, 84, 85, 86, 87, 88, 89, 90, 91, 92, 94, 95, 97, 98, 99, 100, 101, 103, 106], "y": [3.997, 4.741, 2.836, 2.805, 3.94, 3.67, 2.206, 2.346, 3.632, 4.111, 2.028, 2.014, 2.272, 3.71, 3.456, 2.206, 1.88, 2.996, 3.843, 3.198, 4.922, 1.939, 3.264, 2.942, 1.969, 2.467, 4.591, 3.113, 4.484, 4.631, 2.704, 2.443, 2.723, 4.135, 3.841, 4.268, 2.546, 3.647, 4.746, 4.411, 5.039, 5.651, 3.598, 3.441, 5.939, 5.063, 3.835, 3.45, 3.324, 5.206, 3.786, 3.463, 5.159, 5.017, 3.827, 3.437, 4.823, 3.372, 4.75]}, {"fill": "toself", "fillcolor": "rgba(140, 86, 75, 0.2)", "line": {"color": "rgba(255,255,255,0)"}, "name": "pi + s_5 ci", "type": "scatter", "x": {"elided": "138 int values"}, "y": {"elided": "138 float values"}}, {"line": {"color": "rgba(140, 86, 75, 0.6)"}, "mode": "lines", "name": "pi + s_5", "text": ["ipip_a + ipip_e + ipip_n + pi + rpa_damp + shs", "ipip_a + ipip_e + ipip_n + pi + rpa_posrum + shs", "ipip_a + ipip_e + ipip_n + panas_pos + pi + shs", "ipip_a + ipip_e + pi + rpa_damp + rpa_posrum + shs", "ipip_a + ipip_e + panas_pos + pi + rpa_damp + shs", "first + ipip_a + ipip_e + pi + rpa_posrum + shs", "first + ipip_a + ipip_e + panas_pos + pi + shs", "bas + ipip_a + ipip_e + pi + rpa_damp + shs", "first + ipip_a + ipip_e + pi + rpa_damp + rpa_posrum", "first + ipip_a + ipip_e + panas_pos + pi + rpa_damp", "bas + ipip_a + ipip_e + panas_pos + pi + shs", "first + ipip_a + ipip_e + panas_pos + pi + rpa_posrum", "bas + first + ipip_a + ipip_e + pi + rpa_damp", "bas + ipip_a + ipip_e + panas_pos + pi + rpa_damp", "bas + first + ipip_a + ipip_e + pi + rpa_posrum", "bas + first + ipip_a + ipip_e + panas_pos + pi", "bas + ipip_a + ipip_e + panas_pos + pi + rrs", "bas + first + ipip_e + pi + rpa_damp + rpa_posrum", "bas + first + ipip_e + panas_pos + pi + rpa_damp", "bas + ipip_a + ipip_e + pi + psas + rpa_damp", "bas + first + ipip_e + panas_pos + pi + rpa_posrum", "bas + first + ipip_e + panas_pos + pi + rrs", "bas + ipip_a + ipip_e + panas_pos + pi + psas", "first + ipip_e + panas_pos + pi + rpa_damp + teps", "bas + ipip_a + ipip_e + panas_pos + pi + teps", "bas + ipip_e + panas_pos + pi + psas + rpa_damp", "bas + first + ipip_e + pi + rpa_damp + teps", "bas + ipip_e + panas_pos + pi + rpa_damp + teps", "bas + ipip_a + ipip_e + jtv + pi + rpa_damp", "first + ipip_e + jtv + pi + rpa_damp + rpa_posrum", "first + ipip_e + jtv + panas_pos + pi + rpa_damp", "bas + ipip_a + ipip_e + jtv + panas_pos + pi", "acs + bas + first + ipip_a + pi + rpa_damp", "bas + first + ipip_a + jtv + pi + rpa_damp", "bas + ipip_e + jtv + panas_pos + pi + rpa_damp", "bas + first + ipip_e + jtv + pi + rpa_posrum", "bas + first + ipip_e + jtv + panas_pos + pi", "acs + bas + first + pi + rpa_damp + rpa_posrum", "acs + bas + first + panas_pos + pi + rpa_damp", "bas + first + jtv + panas_pos + pi + rpa_damp", "ipip_a + jtv + panas_pos + pi + psas + rrs", "acs + bas + first + panas_pos + pi + rrs", "acs + bas + ipip_e + panas_pos + pi + psas", "bas + ipip_e + jtv + panas_pos + pi + psas", "acs + bas + ipip_e + panas_pos + pi + teps", "acs + bas + panas_pos + pi + psas + rpa_damp", "acs + bas + first + pi + rpa_damp + teps", "bas + first + jtv + pi + rpa_damp + teps", "acs + bas + ipip_e + jtv + pi + rpa_damp", "bas + jtv + panas_pos + pi + psas + rrs", "acs + bas + first + ipip_e + jtv + pi", "acs + bas + ipip_e + jtv + panas_pos + pi", "acs + first + panas_pos + pi + psas + teps", "acs + bas + first + jtv + pi + rpa_damp", "acs + bas + jtv + panas_pos + pi + rpa_damp", "acs + bas + first + pi + psas + teps", "acs + bas + first + jtv + panas_pos + pi", "acs + bas + ipip_e + jtv + pi + psas", "acs + first + jtv + pi + rpa_damp + teps", "acs + bas + ipip_a + jtv + pi + teps", "acs + bas + jtv + pi + psas + rpa_damp", "acs + first + jtv + panas_pos + pi + teps", "acs + bas + jtv + pi + psas + rpa_posrum", "acs + bas + jtv + panas_pos + pi + psas", "acs + bas + first + jtv + pi + teps", "acs + bas + jtv + panas_pos + pi + teps", "acs + jtv + pi + psas + rpa_posrum + teps", "acs + jtv + panas_pos + pi + psas + teps", "acs + bas + jtv + pi + psas + teps"], "type": "scatter", "x": [46, 48, 49, 51, 52, 53, 54, 55, 56, 57, 58, 59, 60, 61, 62, 63, 64, 65, 66, 67, 68, 69, 70, 71, 72, 73, 74, 75, 76, 77, 78, 79, 80, 81, 82, 83, 84, 85, 86, 87, 88, 89, 90, 91, 92, 93, 94, 95, 96, 97, 98, 99, 100, 101, 102, 103, 104, 105, 106, 107, 108, 109, 110, 111, 112, 113, 115, 116, 119], "y": [6.5, 4.978, 4.703, 5.865, 5.061, 3.556, 3.347, 4.979, 4.652, 4.298, 3.155, 2.853, 4.272, 4.052, 2.71, 2.559, 4.663, 4.464, 3.967, 5.357, 2.706, 4.316, 3.519, 3.954, 2.456, 5.296, 4.132, 3.852, 5.151, 5.411, 5.213, 3.384, 4.599, 4.884, 4.834, 3.529, 3.247, 5.008, 4.58, 4.526, 6.588, 5.012, 4.12, 4.586, 2.865, 5.532, 4.622, 4.729, 6.564, 6.419, 4.763, 4.206, 5.114, 6.005, 5.691, 4.859, 4.232, 5.979, 6.037, 3.856, 7.476, 4.309, 5.534, 5.452, 4.208, 3.881, 5.447, 5.272, 5.194]}], "layout": {"title": {"text": "MSE - validation", "x": 0.5}}}
